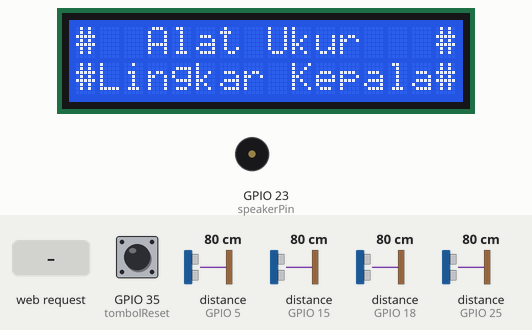
Bench run of a sketch on a simulated ESP32. Shown: 16×2 character LCD, buzzer (waves = sounding). Wiring (inferred from the names in the program): 4 × ultrasonic range finder: trigger GPIO 4, echo GPIO 5 / trigger GPIO 13, echo GPIO 15 / trigger GPIO 19, echo GPIO 18 / trigger GPIO 26, echo GPIO 25. Inputs (shaded band) come from the test bench; at power-on: GPIO 35 (tombolReset) LOW, distance to the obstacle (sensors on GPIO 5, GPIO 15, GPIO 18, GPIO 25) 80 cm. The echo pulse lasts 58.3 µs per cm; what the sketch prints to the serial monitor is not drawn.

Above: at 0.2 s.
At 2.2 s:
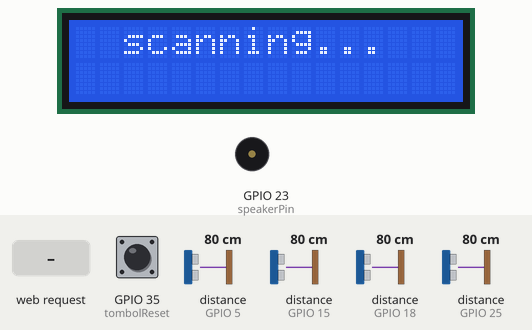
At 3.3 s:
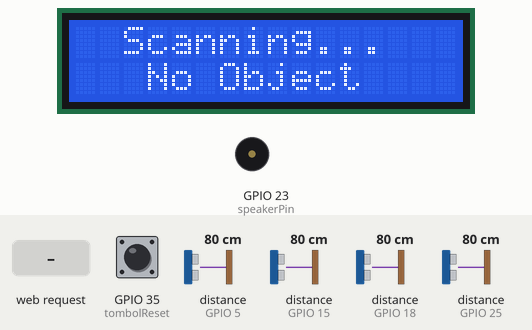
3.4 s: HTTP request GET /scanUlang received
Timing chart, 0 to 15.4 s (numbered marks = the images above; inputs shaded):
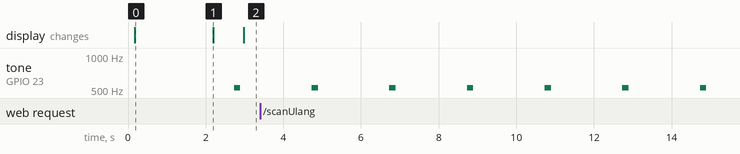

Measured:
- by itself, tone on GPIO 23 (speakerPin): alternates 521 Hz for 0.16 s and silent for 1.8 s
- what the display in image 0 shows lasts 2.0 s, from 0.2 s to 2.2 s
- what the display in image 1 shows lasts 0.8 s, from 2.2 s to 3.0 s

The sketch:

APLKB.ino
```cpp
/*  WEB Server for Head Circle counter
 *  (Pengukur Lingkar Kepala Bayi)
 *
 * Algoritma Lingkaran Ellipse bekerja dengan menghitung dua sumbu utama dari lingkaran ellipse,
 * yaitu sumbu utama horizontal (a) dan sumbu utama vertikal (b).Sumbu utama ini kemudian digunakan
 * untuk menghitung nilai lingkar kepala bayi.
 *
 *  kalibrasi sensor ultrasonic:
 *  sensor depan    43,5  2580  5   417
 *  sensor belakang 43,5  2479  5   346
 *  sensor kanan    43,8  2500  5   296
 *  sesnsor kiri    43,8  2509  5   431
 *
 *  cara pengoperasian Alat Pengukur Lingkar Kepala Bayi:
 *  - Hubungkan kabel USB power Alat ke Adaptor 5 Volt DC(adaptor charger Smartphone)
 *  - Alat akan secara otomatis mendeteksi objek dan mengukur lingkar objek
 *  - Posisi objek ditekankan berada tepat di tengah-tengah Alat
 *  - Alat dilengkapi tombol reset untuk melakukan pengukuran ulang
 *
 *  cara membuka aplikasi berbasis web:
 *  - hubungkan WiFi laptop/smartphone ke WiFi dengan SSID = "wifi-APLKB"
 *  - masukkan password = "12345678"
 *  - maka akan terhubung ke WiFi Alat Pengukur Lingkar Kepala Bayi dan tidak memiliki akses internet
 *  - buka browser(Mozilla Firefox atau Google Chrome) dan masukkan alamat 192.168.4.1
 *  - maka interface aplikasi akan ditampilkan di browser
 */

#include <vector>
#include <WiFi.h>
#include <Preferences.h>
#include <LiquidCrystal_I2C.h>

//Wi-Fi
const char* ssid     = "wifi-APLKB";
const char* password = "12345678";

WiFiServer server(80);
String header;

// Preferences /EEPROM
Preferences preferences;

unsigned long ms_current  = 0;
unsigned long ms_previous = 0;

const int depanTrig = 4;
const int depanEcho = 5;
const int belakangTrig = 13;
const int belakangEcho = 15;
const int kananTrig = 26;
const int kananEcho = 25;
const int kiriTrig = 19;
const int kiriEcho = 18;

const int tombolReset = 35;

// konfigurasi buzzer
const int speakerPin = 23;
const int notesLength = 2;
char notes[] = "C ";
int beats[] = {2, 1};

char notes1[] = "CCCC ";
int beats1[] = {1, 1, 1, 1, 1};
const int notes1Length = 5;

int tempo = 70;

// define sound speed in cm/us
#define SOUND_SPEED 0.034
#define CM_TO_INCH 0.393701

const float konstanta = 44.5; // 43.5 & 43.8;
const float midKonstanta = konstanta * 2/3;
const float phi = 3.14159;

// ukuran kotak = 43.5 cm
const float kaliF = 0;
const float kaliB = 0;
const float kaliR = 0;
const float kaliL = 0;

float jarakDepan;
float jarakBelakang;
float jarakKanan;
float jarakKiri;

float diaFB;
float diaRL;
float rataDia;
float lingkaran;

bool loopState =  true;

LiquidCrystal_I2C lcd(0x27, 16, 2);

// buat karakter panah
byte ArrowUp[8] = {
0b00000,
0b00100,
0b01110,
0b11111,
0b00100,
0b00100,
0b00100,
0b00000
};

byte ArrowDown[8] = {
0b00000,
0b00100,
0b00100,
0b00100,
0b11111,
0b01110,
0b00100,
0b00000
};

byte ArrowRight[8] = {
0b00000,
0b00100,
0b00110,
0b11111,
0b00110,
0b00100,
0b00000,
0b00000
};

byte ArrowLeft[8] = {
0b00000,
0b00100,
0b01100,
0b11111,
0b01100,
0b00100,
0b00000,
0b00000
};

/*  ========================== *
 *  ===== Setup Function ===== *
 *  ========================== */
void setup() {
  Serial.begin(115200);

  delay(50);

  pinMode(depanTrig, OUTPUT);     // Sets the depanTrig as an OUTPUT
  pinMode(depanEcho, INPUT);      // Sets the depanEcho as an INPUT
  pinMode(belakangTrig, OUTPUT);  // Sets the belakang Trig as an OUTPUT
  pinMode(belakangEcho, INPUT);   // Sets the belakang Echo as an INPUT
  pinMode(kananTrig, OUTPUT);     // Sets the kananTrig as an OUTPUT
  pinMode(kananEcho, INPUT);      // Sets the kananEcho as an INPUT
  pinMode(kiriTrig, OUTPUT);      // Sets the kiriTrig as an OUTPUT
  pinMode(kiriEcho, INPUT);       // Sets the kiriEcho as an INPUT
  pinMode(speakerPin, OUTPUT);
  pinMode(tombolReset, INPUT);

  lcd.begin();
  lcd.backlight();

  lcd.createChar(0, ArrowUp);
  lcd.createChar(1, ArrowDown);
  lcd.createChar(2, ArrowRight);
  lcd.createChar(3, ArrowLeft);

  lcd.setCursor(0,0);
  lcd.print("#  Alat Ukur   #");
  lcd.setCursor(0,1);
  lcd.print("#Lingkar Kepala#");
  delay(2000);
  lcd.clear();

  startup_wifi();
}


/*  ========================= *
 *  ===== Program Utama ===== *
 *  ========================= */
void loop() {
  ms_current = millis();
  cek_client();

  if ( ms_current - ms_previous >= 2000)
  {
    ms_previous = ms_current;

    tes_ukur();
  }
}


/*  ======================= *
 *  == Kumpulan Function == *
 *  ======================= */
float tes_ukur()
{
  jarakDepan = tes_sensor(depanTrig, depanEcho, 0) - 2;
  delay(100);
  jarakBelakang = tes_sensor(belakangTrig, belakangEcho, 1) - 0.9;
  delay(100);
  jarakKanan = tes_sensor(kananTrig, kananEcho, 2) - 1;
  delay(100);
  jarakKiri = tes_sensor(kiriTrig, kiriEcho, 3) - 1;
  delay(100);

  //  menampilkan pada terminal
  Serial.print("      ");
  Serial.println(jarakDepan, 1);
  Serial.print(jarakKiri, 1);
  Serial.print("            ");
  Serial.println(jarakKanan, 1);
  Serial.print("      ");
  Serial.println(jarakBelakang, 1);

  // jika ada objek, maka data sensor diolah
  if (jarakDepan < midKonstanta && jarakBelakang < midKonstanta && jarakKanan < midKonstanta && jarakKiri < midKonstanta)
  {
    buzzerObject();
    lcd.clear();
    lcd.setCursor(0,0);
    lcd.print("  ...geser...");
    lcd.setCursor(0,1);
    if ( jarakDepan < jarakBelakang - 1 )
    {
      lcd.print("     ");
      lcd.write(0);
      lcd.write(0);
      lcd.write(0);
      lcd.write(0);
      lcd.write(0);
      lcd.print("     ");
    }
    else if ( jarakDepan - 1 > jarakBelakang )
    {
      lcd.print("     ");
      lcd.write(1);
      lcd.write(1);
      lcd.write(1);
      lcd.write(1);
      lcd.write(1);
      lcd.print("      ");
    }
    else if ( jarakKanan - 1 > jarakKiri )
    {
      lcd.print("     ");
      lcd.write(3);
      lcd.write(3);
      lcd.write(3);
      lcd.write(3);
      lcd.write(3);
      lcd.print("      ");
    }
    else if ( jarakKanan < jarakKiri - 1 )
    {
      lcd.print("     ");
      lcd.write(2);
      lcd.write(2);
      lcd.write(2);
      lcd.write(2);
      lcd.write(2);
      lcd.print("      ");
    }

    // pastikan posisi objek berada di posisi tengah,
    // jika
    // sensor depan & sensor belakang selisih di bawah 2 cm,
    // sensor kanan & sensor kiri selisih di bawah 2 cm,
    // maka ready ambil data

    float selFB = jarakDepan - jarakBelakang;
    float selRL = jarakKanan - jarakKiri;
    if ( selFB < 0 ) selFB = selFB * -1;
    if ( selRL < 0 ) selRL = selRL * -1;

    if ( selFB < 2 && selRL  < 2 )
    {
      // olah data dari sensor
      diaFB = konstanta - ( jarakDepan + jarakBelakang );
      diaRL = konstanta - ( jarakKanan + jarakKiri );
      rataDia = ( diaFB + diaRL ) / 2;

      // rumus lingkaran
      lingkaran = phi * rataDia;

      lcd.clear();

      // Prints the distance in the Serial Monitor
      Serial.print("diameter FB: ");
      Serial.println(diaFB);
      Serial.print("diameter RL: ");
      Serial.println(diaRL);
      Serial.print("diameter lingkaran: ");
      Serial.println(rataDia);


      Serial.println("===");
      Serial.println(lingkaran, 1);
      Serial.println("===");

      // tampilkan data ke LCD
      lcd.setCursor(0,0);
      lcd.print("D1:");
      lcd.print(diaFB, 1);

      lcd.setCursor(9,0);
      lcd.print("D2:");
      lcd.print(diaRL, 1);

      lcd.setCursor(0,1);
      lcd.print("L.Kepala:");
      lcd.print(lingkaran, 2);
      lcd.print("cm");

      loopState = true;

      for (byte x = 0; x < 15; x++ ){
        int counterDelay = 0;

        lcd.noBacklight();

         do {
            if ( digitalRead(tombolReset) == 1 ) loopState = false;
            if ( loopState == false ) break;
            delay(1);
            counterDelay++;
         } while( counterDelay <= 200 );

          lcd.backlight();
          buzzerScanDone();

          if ( loopState == false ) break;

          do {
            if ( digitalRead(tombolReset) == 1 ) loopState = false;
            if ( loopState == false ) break;
            delay(1);
            counterDelay++;
         } while( counterDelay <= 800 );

         cek_client();
      }

      lcd.clear();
      lcd.setCursor(0,0);
      lcd.print("  Scanning...");
      delay(2000);

      //reset nilai hasil pengukuran
      diaFB = 0;
      diaRL = 0;
      rataDia = 0;
      lingkaran = 0;
    }
  }
  else {
    buzzerScan();

    Serial.println("objek tidak terdeteksi...");

    lcd.clear();
    lcd.setCursor(0,0);
    lcd.print("  Scanning...");
    lcd.setCursor(0,1);
    lcd.print("   No Object  ");
  }
}

float tes_sensor(int trig, int echo, int pos)
{
  float duration;
  float jarakCm;
  float jarakInch;
  String posisi[] = {"depan","belakang","kanan","kiri"};

    // Clears the Trig
    digitalWrite(trig, LOW);
    delayMicroseconds(2);

    // Sets the Trig in HIGH state for 10 micro seconds
    digitalWrite(trig, HIGH);
    delayMicroseconds(10);
    digitalWrite(trig, LOW);

    // Reads the Echo, returns the sound wave travel time in microseconds
    duration = pulseIn(echo, HIGH);
    delay(20);


  // jarakCm = duration * SOUND_SPEED/2;
   jarakCm = duration / 58;

  // Convert to inches if needed
  jarakInch = jarakCm * CM_TO_INCH;

  switch(pos)
  {
    case 0:

    break;
    case 1:

    break;
    case 2:

    break;
    case 3:

    break;
    default:

    break;
  }

  return jarakCm;
}

// function untuk buzzer
void buzzerScan()
{
  tempo = 70;

  for (int i = 0; i < notesLength; i++) {
    if (notes[i] == ' ') {
      delay(beats[i] * tempo); // rest
    } else {
      playNote(notes[i], beats[i] * tempo);
    }
    delay(tempo / 2);
  }
}

void playNote(char note, int duration) {
  char names[] = { 'c', 'd', 'e', 'f', 'g', 'a', 'b', 'C' };
  int tones[] = { 1915, 1700, 1519, 1432, 1275, 1136, 1014, 956 };

  for (int i = 0; i < 8; i++) {
    if (names[i] == note) {
     playTone(tones[i], duration);
    }
  }
}

void playTone(int tone, int duration) {
  for (long i = 0; i < duration * 900L; i += tone * 2)
  {
    digitalWrite(speakerPin, HIGH);
    delayMicroseconds(tone);
    digitalWrite(speakerPin, LOW);
    delayMicroseconds(tone);
  }
}

void buzzerObject()
{
  tempo = 70;

  for (int i = 0; i < notes1Length; i++) {
    if (notes1[i] == ' ') {
      delay(beats1[i] * tempo); // rest
    } else {
      playNote(notes1[i], beats1[i] * tempo);
    }
    delay(tempo / 2);
  }
}

void buzzerScanDone()
{
  tempo = 300;

  for (int i = 0; i < notesLength; i++) {
    if (notes[i] == ' ') {
      delay(beats[i] * tempo); // rest
    } else {
      playNote(notes[i], beats[i] * tempo);
    }
    delay(tempo / 2);
  }
}

void startup_wifi()
{
  Serial.print("Setting AP (Access Point)...");
  WiFi.softAP(ssid, password);

  IPAddress IP = WiFi.softAPIP();
  Serial.print("AP IP address: ");
  Serial.println(IP);

  server.begin();

  lcd.setCursor(0,0);
  lcd.print("  scanning...");
}

// menampilkan aplikasi yang diakses pada IP address 192.168.4.1 melalui browser
// aplikasi berbasis web menggunakan HTML, CSS, dan javascript
void cek_client()
{
  byte counterWIFI = 0;

  WiFiClient client = server.available();
  if (client) {                             // If a new client connects,
    Serial.println("New Client.");          // print a message out in the serial port
    String currentLine = "";                // make a String to hold incoming data from the client

    long counterWhile = 0;

    while (client.connected()) {            // loop while the client's connected
      if (client.available()) {             // if there's bytes to read from the client,
        char c = client.read();             // read a byte
        header += c;

        if (c == '\n') {                    // if the byte is a newline character
          // if the current line is blank, you got two newline characters in a row.
          // that's the end of the client HTTP request, so send a response:
          if (currentLine.length() == 0) {

               // getting the GET method parameter from client using substring();
              int ix1 = header.indexOf("GET ");
              int ix2 = header.indexOf("HTTP/1.1");
              String parameterGET = header.substring(ix1 + 3 , ix2);
              Serial.print("index awal: ");
              Serial.println(ix1);
              Serial.print("index akhir: ");
              Serial.println(ix2);
              Serial.print("isi GET requestnya: ");
              Serial.println(parameterGET);

              if ( parameterGET.indexOf("scanUlang") > 0 )
              {
                Serial.println("perintah scan ulang...");
                loopState =  false;
                diaFB = 0;
                diaRL = 0;
                rataDia = 0;
                lingkaran = 0;
              }

            // HTTP headers always start with a response code (e.g. HTTP/1.1 200 OK)
            // and a content-type so the client knows what's coming, then a blank line:
            client.println("HTTP/1.1 200 OK");
            client.println("Content-type:text/html");
            client.println("Connection: close");
            client.println();

            // Display the HTML web page
            client.println("<!DOCTYPE html><html>");
            client.println("<head><meta name=\"viewport\" content=\"width=device-width, initial-scale=1\">");
            client.println("<link rel=\"icon\" href=\"data:,\">");
            client.println("<title>Pengukuran Lingkar Kepala Bayi</title>");
            client.println("<style>*{padding:0; margin:0;}");
            client.println("html { background-image:linear-gradient(to right, #eee, #ddd); font-family: Helvetica; display: inline-block; margin: 0px auto; text-align: center;}");
            client.println("h2 {margin: 20px 0 10px 0;}");
            client.println("h4 {margin: 20px 0 10px 0;}");
            client.println("h5 {text-align: center;background-color:#1fd31f;border-bottom:solid black 1px; padding:10px 0 7px 0; width:90%; margin:auto; border-radius: 10px 10px 0 0; }");
            client.println(".button { border-radius: 8px; background-color: #2c2591; border: none; color: white; padding: 12px 35px;");
            client.println("text-decoration: none; font-size: 14px; font-weight: bold; margin: 10px; cursor: pointer;}");
            client.println(".button:hover {background-color:rgb(139,102,197); color:black;}");
            client.println(".button1 {background-color: #FF1111;}");
            client.println(".button2 {background-color: #555555;}");
            client.println("input { border-radius: 8px; background-color: #eee; width: 20%; padding: 10px; margin:10px 0 10px 0; text-align: center;}");
            client.println(".container{padding: 5px;display: flex;flex-direction: row; align-items: center; justify-content: center;flex-wrap: wrap;}");
            client.println(".container hr{width: 50%; margin: auto;} footer{font-size: 10px; margin: 20px 0;}");
            client.println("#lingkaran{margin-top:20px; margin-bottom:20px; font-weight: bold; font-size:large; background-color:#ff4300;}"); //ff4300 5dd6e5
            client.println("h5.hasil{background-color:#4caf50;}");
            client.println("</style></head>");

            // Web Page Heading
            client.println("<body><h2>PENGUKURAN LINGKAR KEPALA</h2>");
            client.println("<hr>");

            client.println("<h4>Data Sensor Ultra Sonik</h4>");
            client.println("<form method=\"GET\" action=\"\">");
            client.println("  <div class=\"container\">");
            client.println("    <div class=\"content\">");
            client.println("      <h5>Sensor Depan</h5>");
            client.println("      <input type=\"text\" name=\"sensorF\" value=\"" + String(jarakDepan) + "\" >");
            client.println("    </div>");
            client.println("    <div class=\"content\">");
            client.println("      <h5>Sensor Belakang</h5>");
            client.println("      <input type=\"text\" name=\"sensorB\" value=\"" + String(jarakBelakang) + "\" >");
            client.println("    </div>");
            client.println("    <div class=\"content\">");
            client.println("      <h5>Sensor Kanan</h5>");
            client.println("      <input type=\"text\" name=\"sensorR\" value=\"" + String(jarakKanan) + "\" >");
            client.println("    </div>");
            client.println("    <div class=\"content\">");
            client.println("      <h5>Sensor Kiri</h5>");
            client.println("      <input type=\"text\" name=\"sensorL\" value=\"" + String(jarakKiri) + "\" >");
            client.println("    </div>");
            client.println("  </div>");

            client.println("  <br>");
            client.println("  <hr>");

            client.println("  <div class=\"container\">");
            client.println("    <div class=\"content\">");
            client.println("      <h5>Diamater Depan Belakang</h5>");
            client.println("      <input type=\"text\" name=\"diaFB\" value=\"" + String(diaFB) + "\" >");
            client.println("    </div>");
            client.println("    <div class=\"content\">");
            client.println("      <h5>Diamater Kanan Kiri</h5>");
            client.println("      <input type=\"text\" name=\"diaRL\" value=\"" + String(diaRL) + "\" >");
            client.println("    </div>");
            client.println("    <div class=\"content\">");
            client.println("      <h5>Diameter Rata-Rata</h5>");
            client.println("      <input type=\"text\" name=\"rataDia\" value=\"" + String(rataDia) + "\" >");
            client.println("    </div>");
            client.println("  </div>");

            client.println("  <div class=\"container\">");
            client.println("    <div class=\"content\">");
            client.println("      <h5>Ukuran Lingkaran Kepala</h5>");
            client.println("      <input type=\"text\" id=\"lingkaran\" name=\"lingkaran\" value=\"" + String(lingkaran) + "\" >");
            client.println("      <br><button id=\"tombolData\" class=\"button\">Ambil Data</button>");
            client.println("    </div>");
            client.println("  </div>");

            client.println("</form>");
            client.println("<form method=\"GET\" action=\"\">");
            client.println("      <button id=\"tombolScan\" name=\"tombolScan\" value=\"scanUlang\" class=\"button button1\">Scan Ulang</button>");
            client.println("</form>");
            client.println("<hr><footer><p class=\"copyright\"> <i>Alat Pengukur Lingkar Kepala Bayi</i> &copy; 2023</p></footer>");
            client.println("<script>");
            client.println("function pesan(){location.href = \"http://192.168.4.1\";}");
            client.println("const lingkaran = document.querySelector(\"#lingkaran\");");
            client.println("lingkaran.style.backgroundColor = \"#5dd6e5\"; setTimeout( pesan , 10000 );;");
            client.println("if (lingkaran.value === \"0.00\") {lingkaran.style.backgroundColor = \"#ff4300\"; setTimeout( pesan , 2000 );} ");
            client.println("</script>");
            client.println("</body></html>");

            // The HTTP response ends with another blank line
            client.println();

            // Break out of the while loop
            break;
          }
          else
          { // if you got a newline, then clear currentLine
            currentLine = "";
          }
        } else if (c != '\r') {  // if you got anything else but a carriage return character,
          currentLine += c;      // add it to the end of the currentLine
        }
      }

      // ketika terhubung ke aplikasi melalui HP, program terjebak di while loop
      // counterWhile digunakan agar mengatasi hal tersebut
      counterWhile++;
      if (counterWhile % 1000 == 0) Serial.println(counterWhile);

      if ( digitalRead(tombolReset) == 1 || counterWhile > 1000 ){
        client.stop();
        Serial.println("Client disconnected.");
      }
    }

    // Clear the header variable
    header = "";
    // Close the connection
    client.stop();
    Serial.println("Client disconnected.");
    Serial.println("");
  }
}
```
